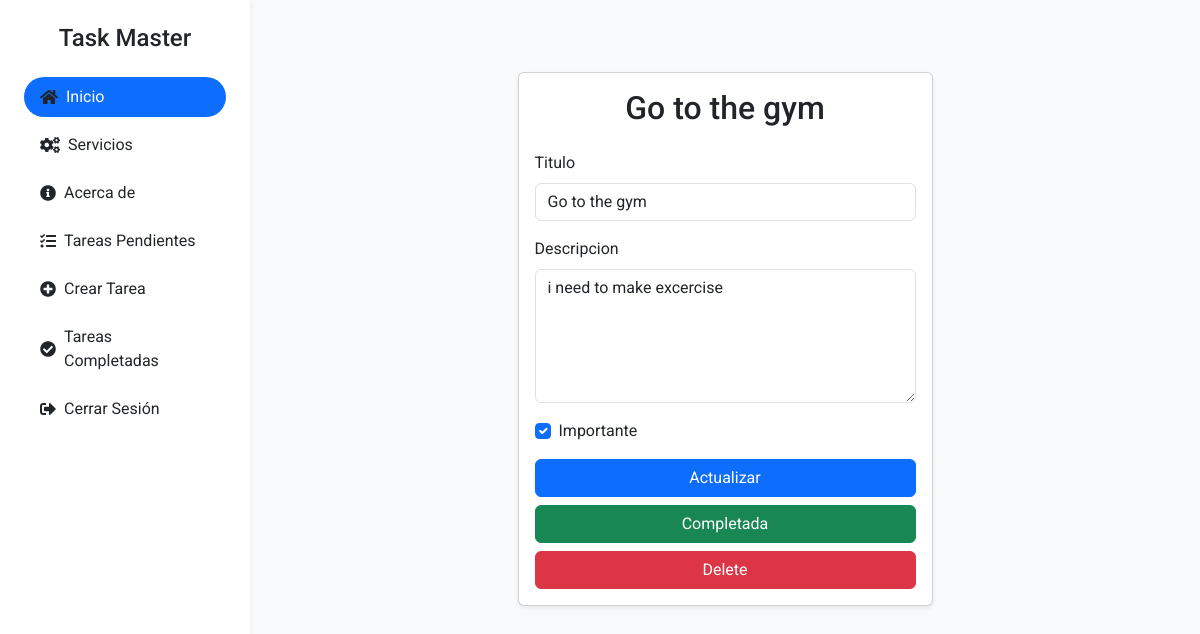
The page /tasks/29/ (signed in) on the database its author committed.
### tasks/models.py (models this page shows, shortened)
class Task(models.Model):
    title = models.CharField(max_length=200)
    description = models.TextField(blank=True)
    created = models.DateTimeField(auto_now_add=True)
    datecompleted = models.DateTimeField(null=True, blank=True)
    important = models.BooleanField(default=False)
    user = models.ForeignKey(User, on_delete=models.CASCADE)

### tasks/views.py (the view, shortened to what this page needs)
# urls.py: path('tasks/<int:task_id>/', views.task_detail, name='task_detail'),
@login_required
def task_detail(request, task_id):
    task = get_object_or_404(Task, pk=task_id, user=request.user)
    if request.method == 'GET':
        form = TaskForm(instance=task)
        return render(request, 'task_details.html', {
            'task': task,
            'form': form
        })

### tasks/form.py
class TaskForm(ModelForm):
    class Meta:
        model = Task
        fields = ['title', 'description', 'important']

### tasks/templates/task_details.html (shortened to what this page needs)
{% extends 'base.html' %}
{% block content %}
<div class="container py-5">
  <div class="row justify-content-center">
    <div class="col-md-8 col-lg-6">
      <div class="card shadow-sm">
        <div class="card-body">
          <h2 class="card-title text-center">{{ task.title }}</h2>
          <form method="post" class="mt-4">
            <div class="mb-3">
              <label for="id_title" class="form-label">Titulo</label>
              <input type="text" class="form-control" id="id_title" name="title" value="{{ task.title }}">
            </div>
            <div class="mb-3">
              <label for="id_description" class="form-label">Descripcion</label>
              <textarea class="form-control" id="id_description" name="description" rows="5">{{ task.description }}</textarea>
            </div>
            <div class="form-check mb-3">
              <input type="checkbox" class="form-check-input" id="id_important" name="important" {% if task.important %}checked{% endif %}>
              <label class="form-check-label" for="id_important">Importante</label>
            </div>
            <button type="submit" class="btn btn-primary w-100">Actualizar</button>
          </form>
          <form action="{% url 'complete_task' task.id %}" method="post" class="mt-2">
            <button class="btn btn-success w-100">Completada</button>
          </form>
          <form action="{% url 'delete_task' task.id %}" method="post" class="mt-2">
            <button class="btn btn-danger w-100">Delete</button>
          </form>
        </div>
      </div>
    </div>
  </div>
</div>
{% endblock %}

### rows shown on the page
Task: title "Go to the gym", description "i need to make excercise", important "☑"
